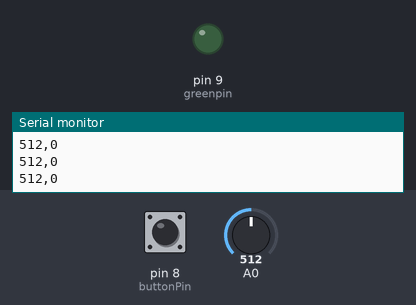
This sketch was run on a simulated Arduino Uno, built with avr-gcc and run on an emulated ATmega328P. Parts: output pins drawn as LEDs (lit = HIGH), the last lines printed to the serial monitor. The test bench sets the inputs (shaded band); at power-on: pin 8 (buttonPin) LOW, A0 = 512.

Above: at 1.2 s.
1.3 s: pin 8 (buttonPin) pulled HIGH for 0.15 s
At 1.38 s:
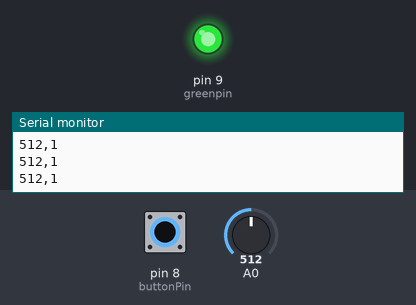
5.9 s: pin 8 (buttonPin) pulled HIGH for 3.2 s
At 10.2 s:
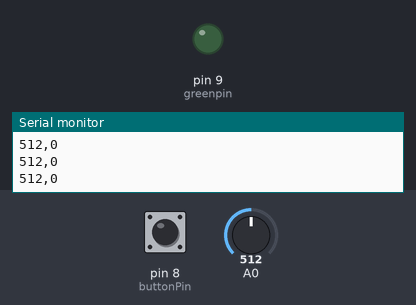
Timing chart, 0 to 11.7 s (numbered marks = the images above; inputs shaded):
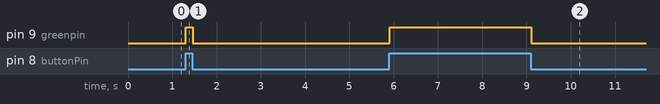

Measured:
- after the input at 1.3 s, pin 9 (greenpin): LOW → HIGH at once, → LOW 0.16 s later
- after the input at 5.9 s, pin 9 (greenpin): LOW → HIGH at once, → LOW 3.2 s later

The sketch:

test_backup.ino
```cpp
const int buttonPin = 8;
int greenpin =9; // select the pin for the green LED
int val;


void setup() {
  Serial.begin(9600); //Begin Serial Communication with a baud rate of 9600
  pinMode(buttonPin, INPUT);
  pinMode(greenpin, OUTPUT);
}

void loop() {//New variables are declared to store the readings of the respective pins
  int Value1 = analogRead(A0);
  int Value2 = digitalRead(buttonPin);


  Serial.print(Value1, DEC); // DEC means "send the number in base-10"
  Serial.print(",");
  Serial.print(Value2, DEC);
  Serial.println(); // the "ln" will tack on a special character at the end of the transmission

  if (Value2 == HIGH) {
    digitalWrite(greenpin, HIGH);
  }
   else if (Value2== LOW) {

   digitalWrite(greenpin, LOW);

  }
  delay(20); // Don't use a delay smaller than 20 ms or so.


}
```
